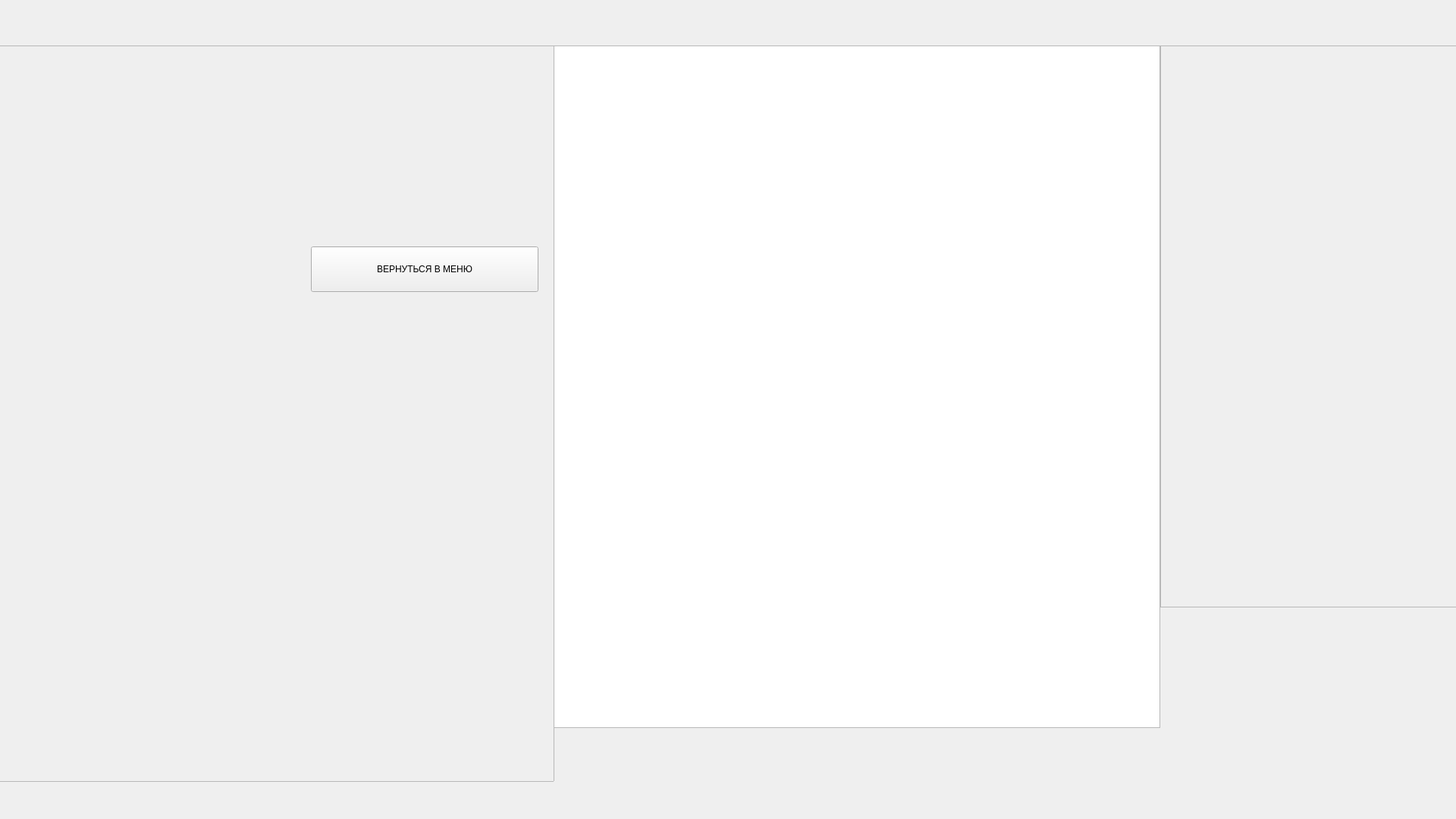
<?xml version="1.0" encoding="UTF-8"?>
<ui version="4.0">
 <class>load_game_window</class>
 <widget class="QWidget" name="load_game_window">
  <property name="geometry">
   <rect>
    <x>0</x>
    <y>0</y>
    <width>1920</width>
    <height>1080</height>
   </rect>
  </property>
  <property name="windowTitle">
   <string>Form</string>
  </property>
  <widget class="QPushButton" name="close_button">
   <property name="geometry">
    <rect>
     <x>410</x>
     <y>325</y>
     <width>300</width>
     <height>60</height>
    </rect>
   </property>
   <property name="text">
    <string>ВЕРНУТЬСЯ В МЕНЮ</string>
   </property>
  </widget>
  <widget class="QFrame" name="crutch">
   <property name="geometry">
    <rect>
     <x>-20</x>
     <y>60</y>
     <width>751</width>
     <height>971</height>
    </rect>
   </property>
   <property name="frameShape">
    <enum>QFrame::StyledPanel</enum>
   </property>
   <property name="frameShadow">
    <enum>QFrame::Raised</enum>
   </property>
  </widget>
  <widget class="QListWidget" name="saves_table">
   <property name="geometry">
    <rect>
     <x>730</x>
     <y>60</y>
     <width>800</width>
     <height>900</height>
    </rect>
   </property>
  </widget>
  <widget class="QFrame" name="crutch_2">
   <property name="geometry">
    <rect>
     <x>1530</x>
     <y>60</y>
     <width>471</width>
     <height>741</height>
    </rect>
   </property>
   <property name="frameShape">
    <enum>QFrame::StyledPanel</enum>
   </property>
   <property name="frameShadow">
    <enum>QFrame::Raised</enum>
   </property>
  </widget>
  <zorder>crutch</zorder>
  <zorder>close_button</zorder>
  <zorder>saves_table</zorder>
  <zorder>crutch_2</zorder>
 </widget>
 <resources/>
 <connections/>
</ui>
